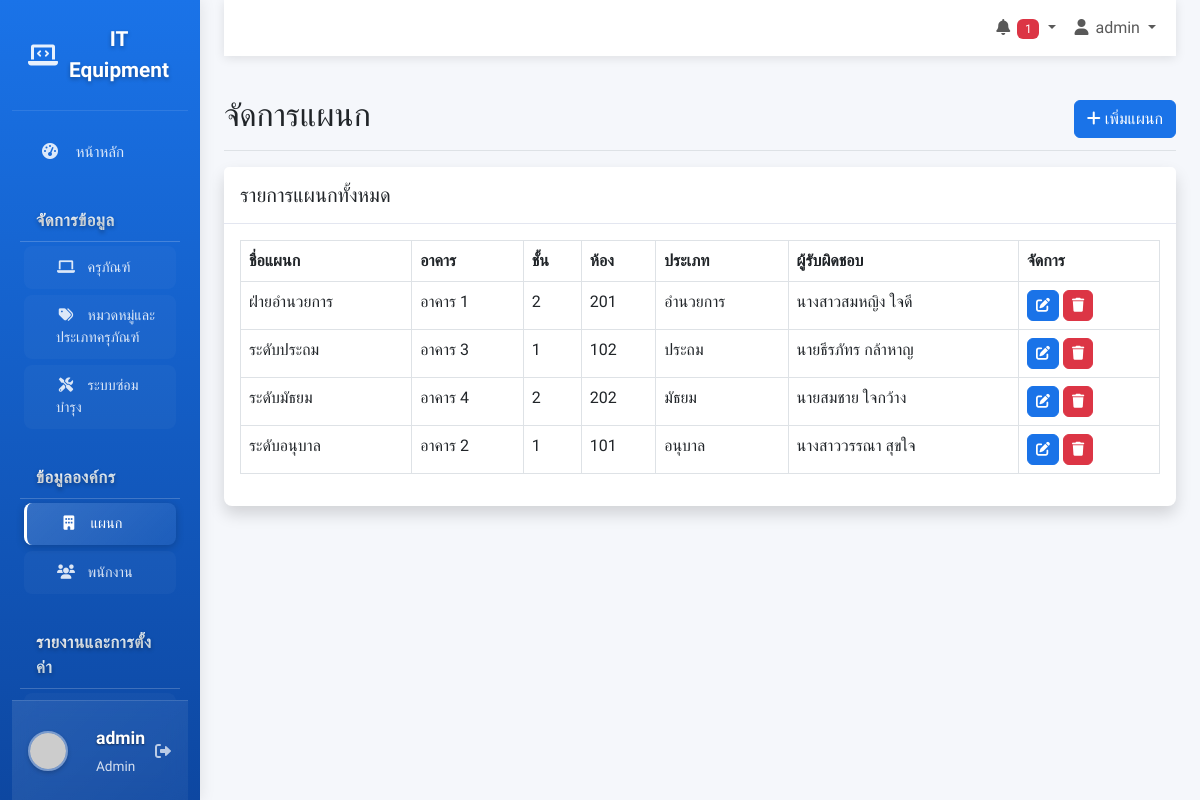
Screenshot of /departments.php (signed in) with the database file from the repository.
### tables this page shows
CREATE TABLE departments (
    id INT AUTO_INCREMENT PRIMARY KEY,
    name VARCHAR(255) NOT NULL,
    building VARCHAR(100),
    floor VARCHAR(50),
    room VARCHAR(100),
    type ENUM('อำนวยการ', 'อนุบาล', 'ประถม', 'มัธยม'),
    responsible_person VARCHAR(255),
    created_at TIMESTAMP DEFAULT CURRENT_TIMESTAMP,
    updated_at TIMESTAMP DEFAULT CURRENT_TIMESTAMP ON UPDATE CURRENT_TIMESTAMP
);

### departments.php (the view, shortened to what this page needs)
<?php
require_once 'includes/header.php';
$departments_query = "SELECT * FROM departments ORDER BY name";
$departments_list = $db->query($departments_query)->fetchAll(PDO::FETCH_ASSOC);
?>
<?php
include 'includes/sidebar.php';
?>
<main class="col-md-9 ms-sm-auto col-lg-10 px-md-4">
    <?php include 'includes/navbar.php'; ?>
    <div class="d-flex justify-content-between flex-wrap flex-md-nowrap align-items-center pt-3 pb-2 mb-3 border-bottom">
        <h1 class="h2">จัดการแผนก</h1>
        <button type="button" class="btn btn-primary" data-bs-toggle="modal" data-bs-target="#departmentModal" onclick="clearForm()">
            <i class="fas fa-plus"></i> เพิ่มแผนก
        </button>
    </div>
    <div class="card shadow mb-4">
        <div class="card-header py-3">
            <h5 class="m-0 font-weight-bold ">รายการแผนกทั้งหมด</h5>
        </div>
        <div class="card-body">
            <div class="table-responsive">
                <table class="table table-bordered" id="dataTable" width="100%" cellspacing="0">
                    <thead>
                        <tr>
                            <th>ชื่อแผนก</th>
                            <th>อาคาร</th>
                            <th>ชั้น</th>
                            <th>ห้อง</th>
                            <th>ประเภท</th>
                            <th>ผู้รับผิดชอบ</th>
                            <th>จัดการ</th>
                        </tr>
                    </thead>
                    <tbody>
                        <?php foreach($departments_list as $department): ?>
                        <tr>
                            <td><?php echo $department['name']; ?></td>
                            <td><?php echo $department['building']; ?></td>
                            <td><?php echo $department['floor']; ?></td>
                            <td><?php echo $department['room']; ?></td>
                            <td><?php echo $department['type']; ?></td>
                            <td><?php echo $department['responsible_person']; ?></td>
                            <td>
                                <button type="button" class="btn btn-sm btn-primary" data-bs-toggle="modal" data-bs-target="#departmentModal" onclick='editDepartment(<?php echo json_encode($department); ?>)'>
                                    <i class="fas fa-edit"></i>
                                </button>
                                <a href="departments.php?action=delete&id=<?php echo $department['id']; ?>" class="btn btn-sm btn-danger" onclick="return confirm('คุณแน่ใจหรือไม่?')">
                                    <i class="fas fa-trash"></i>
                                </a>
                            </td>
                        </tr>
                        <?php endforeach; ?>
                    </tbody>
                </table>
            </div>
        </div>
    </div>
</main>
<?php require_once 'includes/footer.php'; ?>

### css/style.css (style rules this page uses)
:root { --primary: #1a73e8; --primary-dark: #0d47a1; --secondary: #6c757d; --success: #28a745; --info: #17a2b8; --warning: #ffc107; --danger: #dc3545; --light: #f8f9fa; --dark: #343a40; }
body { font-family: 'Prompt', sans-serif; background-color: #f5f7fb; }
.card { border: none; border-radius: 0.5rem; box-shadow: 0 0.15rem 1.75rem 0 rgba(58, 59, 69, 0.15); margin-bottom: 1.5rem; }
.card-header { background-color: white; border-bottom: 1px solid #e3e6f0; font-weight: 600; }
.btn { border-radius: 0.375rem; font-weight: 500; }
.btn-primary { background-color: var(--primary); border-color: var(--primary); }
.table-responsive { overflow-x: auto; }
.card { transition: box-shadow 0.3s ease; }

### includes/header.php (style rules this page uses)
:root { --primary: #1a73e8; --primary-dark: #0d47a1; --secondary: #6c757d; --success: #28a745; --info: #17a2b8; --warning: #ffc107; --danger: #dc3545; --light: #f8f9fa; --dark: #343a40; }
body { font-family: 'Prompt', sans-serif; background-color: #f5f7fb; }

### rows the page displays
departments: name "ฝ่ายอำนวยการ", building "อาคาร 1", floor "2", room "201", type "อำนวยการ", responsible_person "นางสาวสมหญิง ใจดี"
departments: name "ระดับประถม", building "อาคาร 3", floor "1", room "102", type "ประถม", responsible_person "นายธีรภัทร กล้าหาญ"
departments: name "ระดับมัธยม", building "อาคาร 4", floor "2", room "202", type "มัธยม", responsible_person "นายสมชาย ใจกว้าง"
departments: name "ระดับอนุบาล", building "อาคาร 2", floor "1", room "101", type "อนุบาล", responsible_person "นางสาววรรณา สุขใจ"

### other values shown
$_SESSION['username'] "admin"
$_SESSION['role'] "Admin"
$pending_count "1"
